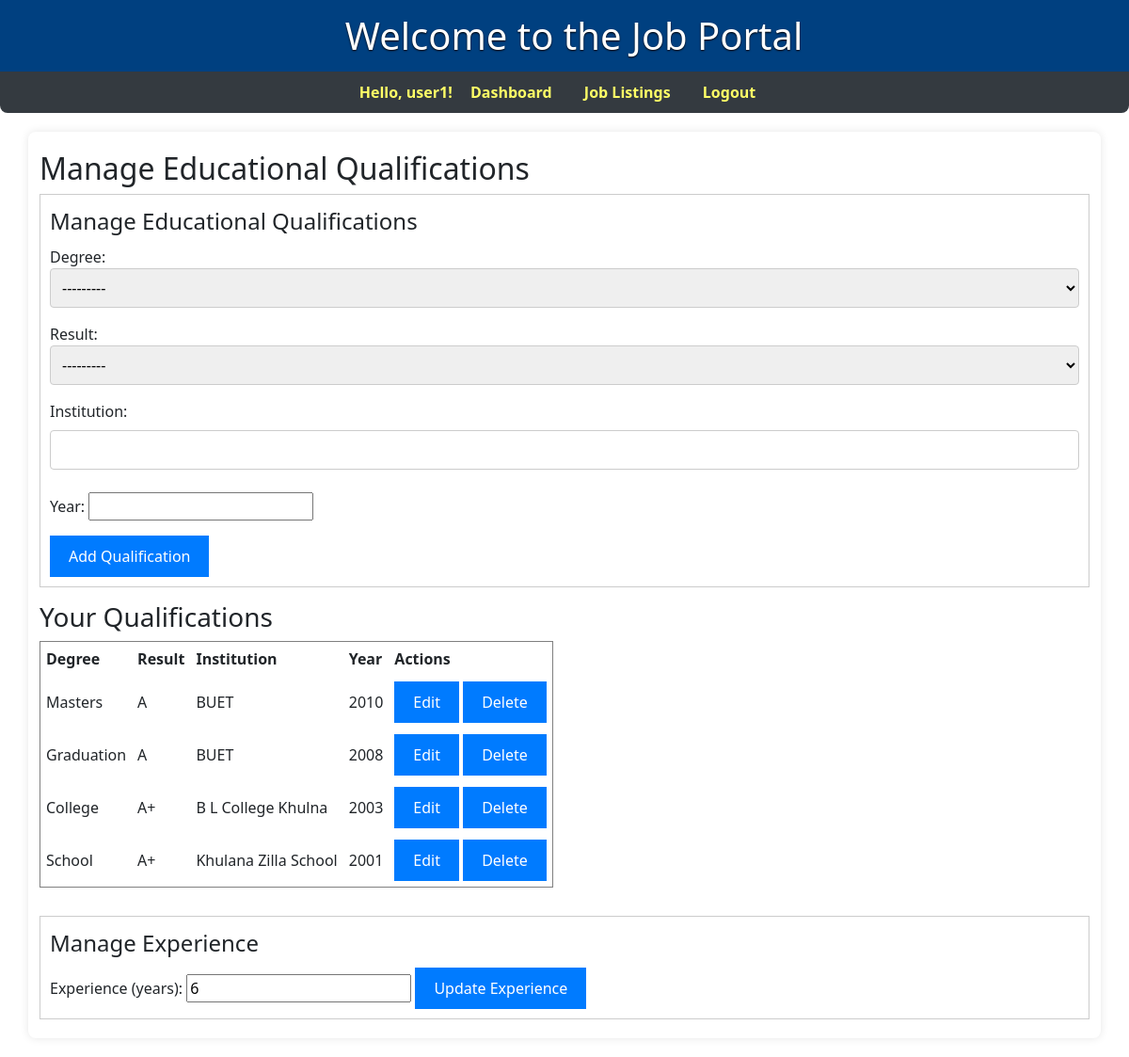
/manage-qualifications/ (signed in), run on the app's committed database.
### core/models.py (models this page shows, shortened)
class CustomUser(AbstractUser):
    ROLE_CHOICES = (
        ('employer', 'Employer'),
        ('applicant', 'Applicant'),
    )
    role = models.CharField(max_length=10, choices=ROLE_CHOICES)
    experience_years = models.IntegerField(blank=True, null=True)

class EducationalQualification(models.Model):
    DEGREE_CHOICES = [
        ('school', 'School'), ('college', 'College'), ('diploma', 'Diploma'),
        ('graduation', 'Graduation'), ('masters', 'Masters'), ('phd', 'PhD'),
        ('postdoc', 'Post Doc')
    ]
    RESULT_CHOICES = [
        ('A+', 'A+'), ('A', 'A'), ('A-', 'A-'),
        ('B+', 'B+'), ('B', 'B'), ('B-', 'B-'),
        ('C+', 'C+'), ('C', 'C'), ('C-', 'C-'), ('D', 'D')
    ]
    applicant = models.ForeignKey(settings.AUTH_USER_MODEL, on_delete=models.CASCADE, related_name='qualifications')
    degree = models.CharField(max_length=20, choices=DEGREE_CHOICES)
    result = models.CharField(max_length=2, choices=RESULT_CHOICES)
    institution = models.CharField(max_length=255, blank=True, null=True)
    year = models.PositiveIntegerField(blank=True, null=True)

### core/views.py (the view, shortened to what this page needs)
# urls.py: path('manage-qualifications/', views.manage_qualifications, name='manage_qualifications'),
@login_required
def manage_qualifications(request):
    if request.user.role != 'applicant':
        return redirect('dashboard')
    EDU_RANK = {
            'postdoc': 6, 'phd': 5, 'masters': 4, 'graduation': 3,
            'diploma': 2, 'college': 1, 'school': 0
        }
    qualifications = sorted(
            request.user.qualifications.all(),
            key=lambda q: (
                q.year if q.year is not None else 0,
                EDU_RANK.get(q.degree, -1)
            ),
            reverse=True
    )
    form = EducationalQualificationForm()
    edit_id = None
    return render(request, 'core/manage_qualifications.html', {
        'form': form,
        'qualifications': qualifications,
        'edit_id': edit_id,
        'experience_years': request.user.experience_years
    })

### core/forms.py
class EducationalQualificationForm(forms.ModelForm):
    class Meta:
        model = EducationalQualification
        fields = ['degree', 'result', 'institution', 'year']

### core/templates/core/manage_qualifications.html (shortened to what this page needs)
{% extends 'base.html' %}
{% block content %}
<h2>Manage Educational Qualifications</h2>
<form method="post">
    <fieldset style="border:1px solid #ccc; padding:10px; margin-bottom:15px;">
      <legend>Manage Educational Qualifications</legend>
      {{ form.as_p }}
      <button type="submit">{% if edit_id %}Update{% else %}Add{% endif %} Qualification</button>
    </fieldset>
</form>
<h3>Your Qualifications</h3>
<table border="1" cellpadding="6" cellspacing="0" style="border-collapse: collapse;">
  <thead>
    <tr>
      <th>Degree</th>
      <th>Result</th>
      <th>Institution</th>
      <th>Year</th>
      <th>Actions</th>
    </tr>
  </thead>
  <tbody>
  {% for qual in qualifications %}
    <tr>
      <td>{{ qual.degree|capfirst }}</td>
      <td>{{ qual.result }}</td>
      <td>{{ qual.institution }}</td>
      <td>{{ qual.year }}</td>
      <td>
        <form method="post" style="display:inline">
            <button type="submit">Edit</button>
        </form>
        <form method="post" style="display:inline">
            <button type="submit" onclick="return confirm('Are you sure you want to delete this qualification?')">Delete</button>
        </form>
      </td>
    </tr>
  {% empty %}
    <tr><td colspan="3">No qualifications added yet.</td></tr>
  {% endfor %}
  </tbody>
</table>
<form method="post" style="margin-top: 30px;">
  <fieldset style="border:1px solid #ccc; padding:10px;">
    <legend>Manage Experience</legend>
    <label for="experience_years">Experience (years):</label>
    <input type="number" name="experience_years" min="0" value="{{ experience_years|default_if_none:'' }}">
    <button type="submit">Update Experience</button>
  </fieldset>
</form>
{% endblock %}

### templates/base.html (shortened to what this page needs)
{% load static %}
<!DOCTYPE html>
<html>
<head>
    <link rel="stylesheet" href="{% static 'css/style.css' %}">
    <link href="https://cdn.jsdelivr.net/npm/bootstrap@5.3.3/dist/css/bootstrap.min.css" rel="stylesheet">
</head>
<body>
    <div class="site-banner">
        <h1 style="margin: 0; padding: 5px 15px;">Welcome to the Job Portal</h1>
    </div>
    <nav>
        {% if user.is_authenticated %}
            <span style="color:#ff6; font-weight:bold;">Hello, {{ user.get_full_name|default:user.username }}!</span>
            <a href="{% url 'dashboard' %}">Dashboard</a>
            {% if user.role == 'applicant' %}
            <a href="{% url 'job_list' %}">Job Listings</a>
            {% endif %}
            <form action="{% url 'logout' %}" method="post" style="display:inline;">
                <button type="submit" style="background:none;border:none;padding:0;color:#007bff;cursor:pointer;">Logout</button>
            </form>
        {% else %}
            <a href="{% url 'login' %}">Login</a>
            <a href="{% url 'register' %}">Register</a>
        {% endif %}
    </nav>
    <div class="container">
        {% block content %}{% endblock %}
    </div>
</body>
</html>

### static/css/style.css (style rules this page uses)
body { font-family: Arial, sans-serif; background-color: #f8f9fa; margin: 0; padding: 0; }
.site-banner { height: 2cm; color: white; display: flex; align-items: center; font-size: 1.2rem; padding-left: 20px; text-shadow: 0 1px 2px black; background-color: #004080; justify-content: center; box-shadow: 0 2px 5px rgba(0,0,0,0.1); }
.container { width: 80%; margin: 20px auto; background: white; padding: 20px; box-shadow: 0 0 10px rgba(0,0,0,0.1); border-radius: 8px; }
h2 { color: #343a40; }
input[type="text"], input[type="file"], textarea, select { width: 100%; padding: 8px; margin: 8px 0; border: 1px solid #ccc; border-radius: 4px; }
button { background-color: #007bff; color: white; padding: 10px 20px; border: none; border-radius: 4px; cursor: pointer; }
nav { background: #343a40; padding: 10px 0; margin-bottom: 20px; border-radius: 0 0 8px 8px; text-align: center; }
nav a, nav button { color: #ff6 !important; text-decoration: none; margin: 0 15px; font-weight: bold; background: none; border: none; padding: 0; cursor: pointer; font-size: 16px; transition: color 0.2s; }

### data on the page
CustomUser: get_full_name "user1"
EducationalQualification: degree "Masters", result "A", institution "BUET", year "2010"
EducationalQualification: degree "Graduation", result "A", institution "BUET", year "2008"
EducationalQualification: degree "College", result "A+", institution "B L College Khulna", year "2003"
EducationalQualification: degree "School", result "A+", institution "Khulana Zilla School", year "2001"
